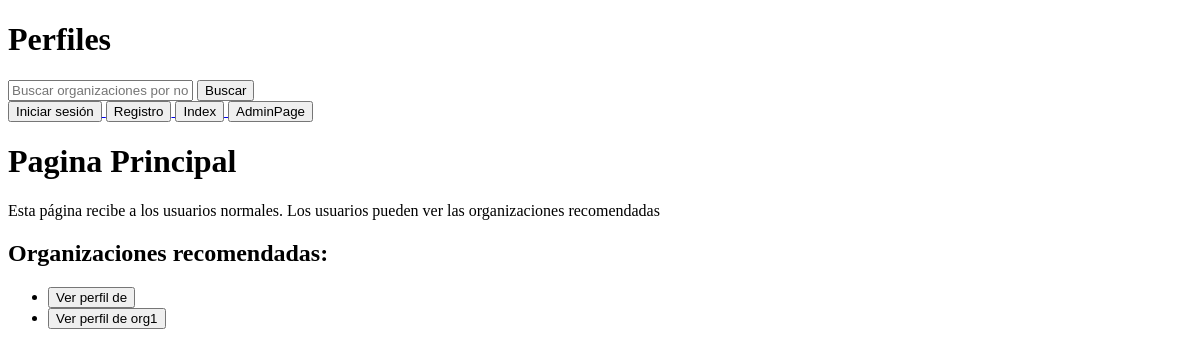
Page /home/ on the earlier database version.
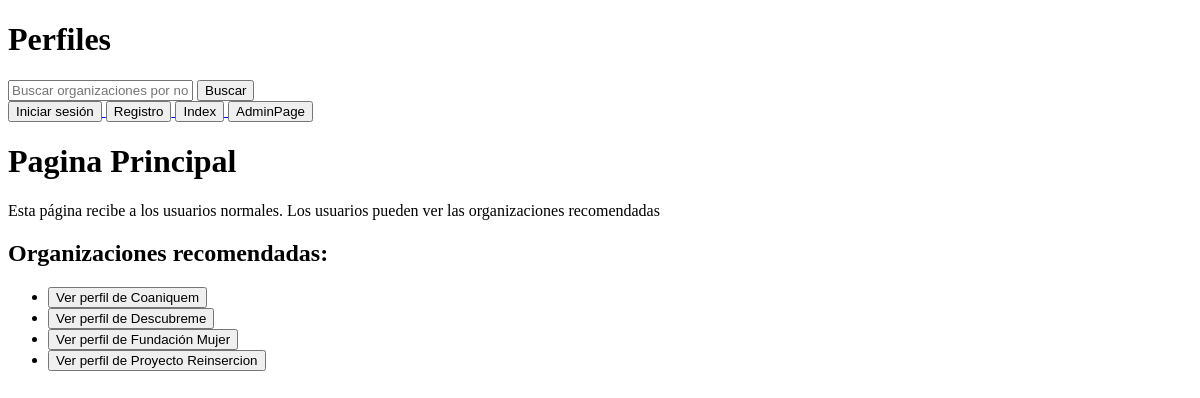
Same page on the later database version.
### tasks/models.py (models this page shows)
class CustomUser(AbstractUser):
    USER_TYPE_CHOICES = (
        (1, 'normal'),
        (2, 'organizacion'),
    )
    user_type = models.PositiveSmallIntegerField(choices=USER_TYPE_CHOICES, null="True", blank="True")
    email = models.EmailField(max_length=254)
    first_name = models.CharField(max_length=30)
    last_name = models.CharField(max_length=30, null=True, blank=True)
    groups = models.ManyToManyField(Group, related_name="customuser_groups")
    user_permissions = models.ManyToManyField(Permission, related_name="customuser_user_permissions")

### tasks/views.py (the view)
# urls.py: 2. Add a URL to urlpatterns:  path('', views.home, name='home')
def home(request):
    organizations = CustomUser.objects.filter(user_type=2)
    return render(request, 'tasks/home.html', {'organizations': organizations})

### tasks/templates/tasks/home.html (shortened to what this page needs)
{% extends "tasks/bases/header_base.html" %}
{% block header %}
    <h1> Perfiles </h1>
</header>
<div class="search-bar">
    <form action="{% url 'search_user' %}" method="get">
        <input type="text" name="query" placeholder="Buscar organizaciones por nombre">
        <button type="submit">Buscar</button>
    </form>
</div>
{% endblock %}
{% block content %}
    <h1>Pagina Principal</h1>
    <p>Esta página recibe a los usuarios normales. Los usuarios pueden ver las organizaciones recomendadas</p>
    {% if organizations %}
        <h2>Organizaciones recomendadas:</h2>
        <ul>
            {% for organization in organizations %}
                <li>
                    <a href="{% url 'profile' organization.username %}">
                        <button type="button">Ver perfil de {{ organization.first_name}}</button>
                    </a>
                </li>
            {% endfor %}
        </ul>
    {% endif %}
{% endblock %}

### tasks/templates/tasks/bases/header_base.html (shortened to what this page needs)
<!DOCTYPE html>
<html lang="es">
<head>
    {% load static %}
</head>
<body>
    <header>
        {% block header %}{% endblock %}
        {% if request.user.is_authenticated %}
            <a href="{% url 'logout_view' %}">
                <button type="button">Cerrar sesión</button>
            </a>
            <a href="{% url 'profile' request.user.username %}">
                <button type="button">Mi Perfil</button>
            </a>
            {% if request.path != '/cursos/' %}
            <a href="{% url 'cursos' %}">
                <button type="button">Cursos</button>
            </a>
            {% endif %}
        {% else %}
            {% if request.path != '/login/' %}
            <a href="{% url 'login' %}">
                <button type="button">Iniciar sesión</button>
            </a>
            {% endif %}
            {% if request.path != '/signup/' %}
            <a href="{% url 'signup' %}">
                <button type="button">Registro</button>
            </a>
            {% endif %}
        {% endif %}
        {% if request.path != '/' %}
        <a href="{% url 'index' %}">
            <button type="button">Index</button>
        </a>
        {% endif %}
        {% if request.path != '/admin/' %}
        <a href="{% url 'admin:index' %}">
            <button type="button">AdminPage</button>
        </a>
        {% endif %}
    <main>
        {% block content %}{% endblock %}
    </main>
</body>
</html>

Differences in the rows shown:
removed CustomUser: first_name "org1"
added CustomUser: first_name "Coaniquem"
added CustomUser: first_name "Descubreme"
added CustomUser: first_name "Fundación Mujer"
added CustomUser: first_name "Proyecto Reinsercion"
